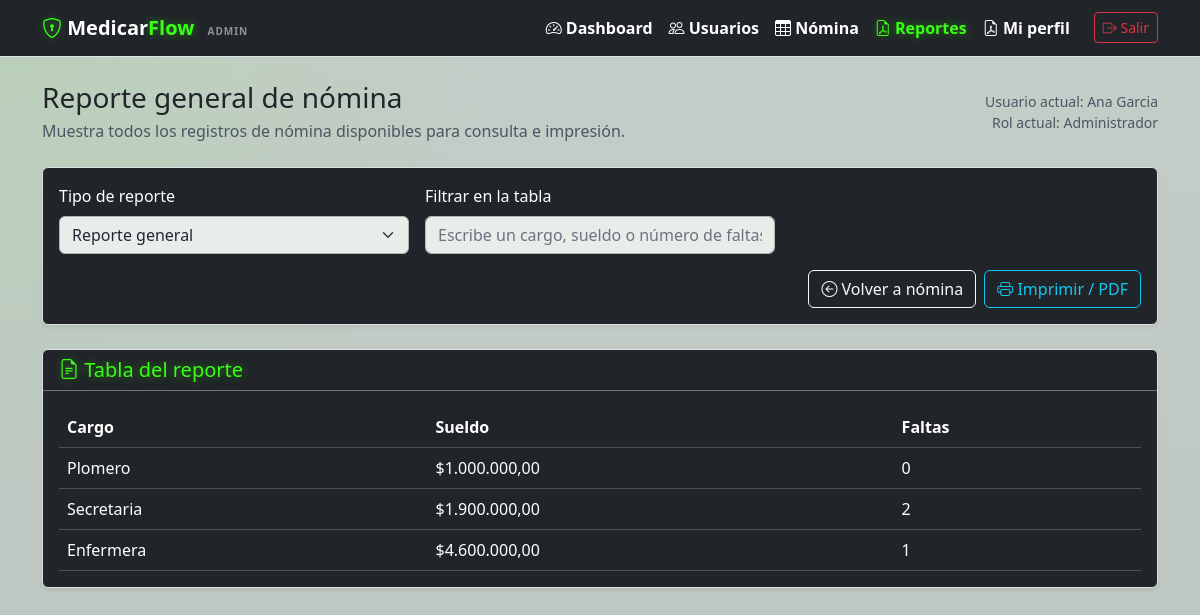
Screenshot of /public/reportes.php (signed in) with the database file from the repository.
### tables this page shows
CREATE TABLE `nomina_pers` (
  `id_nom` int(11) NOT NULL,
  `cargo` varchar(50) DEFAULT NULL,
  `sueldo` decimal(10,2) DEFAULT NULL,
  `faltas` int(11) DEFAULT NULL
);

### app/controllers/ReportesController.php (called while the page is built, shortened)
<?php
require_once __DIR__ . '/../models/Nomina.php';
class ReportesController
{
    public function index()
    {
        $tipoReporte = $_GET['tipo'] ?? 'general';
        $cargoSeleccionado = trim($_GET['cargo'] ?? '');
        $listaDeCargos = Nomina::getAvailableCargos();
        if ($tipoReporte === 'cargo') {
            if ($cargoSeleccionado !== '' && in_array($cargoSeleccionado, $listaDeCargos, true)) {
                $registrosReporte = Nomina::getReportDataByCargo($cargoSeleccionado);
            } else {
                $cargoSeleccionado = '';
                $registrosReporte = [];
            }
        } else {
            $registrosReporte = Nomina::getReportData($tipoReporte);
        }
        include __DIR__ . '/../views/admin/reportes.php';
    }
}

### public/reportes.php (called while the page is built, shortened)
<?php
require_once __DIR__ . '/../app/controllers/ReportesController.php';
$controller = new ReportesController();
$controller->index();

### app/models/Nomina.php (called while the page is built, shortened)
<?php
require_once __DIR__ . '/../../config/db.php';
class Nomina
{
    public static function getReportData($tipoReporte = 'general')
    {
        global $pdo;
        $consultaBase = "
            SELECT id_nom, cargo, sueldo, faltas
            FROM nomina_pers
        ";
        switch ($tipoReporte) {
            case 'general':
            default:
                $consulta = $consultaBase . " ORDER BY id_nom DESC";
                break;
        }
        $stmt = $pdo->query($consulta);
        return $stmt->fetchAll(PDO::FETCH_ASSOC);
    }
}

### app/views/components/reporte_nomina.php (the view, shortened to what this page needs)
<?php
$usuarioEsAdmin = (int) ($_SESSION['rol'] ?? 0) === 1;
$nombreUsuario = $_SESSION['nombre'] ?? 'Usuario';
$tipoReporteActual = $_GET['tipo'] ?? 'general';
$titulosYDescripciones = [
    'general' => [
        'titulo' => 'Reporte general de nómina',
        'descripcion' => 'Muestra todos los registros de nómina disponibles para consulta e impresión.',
    ],
    'sueldos_altos' => [
        'titulo' => 'Reporte de sueldos altos',
        'descripcion' => 'Incluye cargos con sueldo igual o superior a 2.000.000.',
    ],
    'cargo' => [
        'titulo' => 'Reporte por cargo',
        'descripcion' => $cargoSeleccionado !== ''
            ? 'Muestra únicamente los registros del cargo: ' . $cargoSeleccionado . '.'
            : 'Selecciona un cargo para ver solo esos registros.',
    ],
    'premios' => [
        'titulo' => 'Reporte de premios',
        'descripcion' => 'Muestra los cargos o registros que no presentan faltas.',
    ],
    'faltas' => [
        'titulo' => 'Reporte de faltas',
        'descripcion' => 'Lista los cargos o registros donde sí se presentan faltas.',
    ],
];
$configuracionVisualReporte = $titulosYDescripciones[$tipoReporteActual] ?? $titulosYDescripciones['general'];
$opcionesReporte = [
    'general' => 'Reporte general',
    'sueldos_altos' => 'Sueldos altos',
    'cargo' => 'Cargo',
    'premios' => 'Premios',
    'faltas' => 'Faltas',
];
?>
<main class="container py-4">
    <div class="d-flex flex-column flex-lg-row justify-content-between align-items-lg-center gap-3 mb-4">
        <div>
            <h1 class="h3 mb-1 text-dark"><?= htmlspecialchars($configuracionVisualReporte['titulo'], ENT_QUOTES, 'UTF-8') ?></h1>
            <p class="text-soft-dark mb-0"><?= htmlspecialchars($configuracionVisualReporte['descripcion'], ENT_QUOTES, 'UTF-8') ?></p>
        </div>
        <div class="text-lg-end text-soft-dark small">
            <div>Usuario actual: <?= htmlspecialchars($nombreUsuario, ENT_QUOTES, 'UTF-8') ?></div>
            <div>Rol actual: <?= $usuarioEsAdmin ? 'Administrador' : 'Operativo' ?></div>
        </div>
    </div>
    <div class="card bg-dark text-white border border-neon shadow-sm mb-4" id="bloque_controles_reporte">
        <div class="card-body">
            <div class="row g-3 align-items-end">
                <div class="col-12 col-lg-4">
                    <label for="tipo_reporte" class="form-label">Tipo de reporte</label>
                    <select id="tipo_reporte" class="form-select">
                        <?php foreach ($opcionesReporte as $valorReporte => $textoReporte): ?>
                            <option value="<?= htmlspecialchars($valorReporte, ENT_QUOTES, 'UTF-8') ?>" <?= $tipoReporteActual === $valorReporte ? 'selected' : '' ?>>
                                <?= htmlspecialchars($textoReporte, ENT_QUOTES, 'UTF-8') ?>
                            </option>
                        <?php endforeach; ?>
                    </select>
                </div>
                <div class="col-12 col-lg-4">
                    <label for="buscador_tabla" class="form-label">Filtrar en la tabla</label>
                    <input type="text" id="buscador_tabla" class="form-control" placeholder="Escribe un cargo, sueldo o número de faltas">
                </div>
                <div class="col-12 d-flex gap-2 flex-wrap justify-content-lg-end">
                    <a href="/medicarflow/public/nomina.php" class="btn btn-outline-light">
                        <i class="bi bi-arrow-left-circle"></i>
                        Volver a nómina
                    </a>
                    <button type="button" class="btn btn-outline-info" id="boton_imprimir">
                        <i class="bi bi-printer"></i>
                        Imprimir / PDF
                    </button>
                </div>
            </div>
        </div>
    </div>
    <div class="card bg-dark text-white border border-neon shadow-sm" id="zona_reporte">
        <div class="card-header border-bottom border-secondary">
            <h2 class="h5 mb-0 text-neon">
                <i class="bi bi-file-earmark-text text-neon"></i>
                Tabla del reporte
            </h2>
        </div>
        <div class="card-body">
            <div class="table-responsive">
                <table class="table table-dark table-hover align-middle mb-0" id="tabla_reporte_nomina">
                    <thead>
                        <tr>
                            <th>Cargo</th>
                            <th>Sueldo</th>
                            <th>Faltas</th>
                        </tr>
                    </thead>
                    <tbody>
                        <?php if (empty($registrosReporte)): ?>
                            <tr>
                                <td colspan="3" class="text-center text-white-50 py-4">
                                    No hay datos para este reporte.
                                </td>
                            </tr>
                        <?php else: ?>
                            <?php foreach ($registrosReporte as $filaReporte): ?>
                                <tr>
                                    <td><?= htmlspecialchars($filaReporte['cargo'], ENT_QUOTES, 'UTF-8') ?></td>
                                    <td>$<?= number_format((float) $filaReporte['sueldo'], 2, ',', '.') ?></td>
                                    <td><?= (int) $filaReporte['faltas'] ?></td>
                                </tr>
                            <?php endforeach; ?>
                        <?php endif; ?>
                    </tbody>
                </table>
            </div>
        </div>
    </div>
</main>

### public/assets/css/globals/base.css (style rules this page uses)
:root { --neon-green: #39FF14; --dark-blue: #062b4f; --neon-shadow: 0 0 10px rgba(57, 255, 20, 0.4); }
.text-neon { color: var(--neon-green) !important; text-shadow: var(--neon-shadow); }
.text-soft-dark { color: #4b5563 !important; }
body { background: radial-gradient(circle at top left, rgba(57, 255, 20, 0.08), transparent 35%), linear-gradient(180deg, #c5cdc8 0%, #bcc6c0 100%); min-height: 100vh; }
.form-control, .form-select { background-color: #e8edea; border-color: #aab5ae; color: #1f2937; }
.form-control::placeholder { color: #6b7280; opacity: 1; }

### rows the page displays
nomina_pers: cargo "Plomero", sueldo "1.000.000,00", faltas "0"
nomina_pers: cargo "Secretaria", sueldo "1.900.000,00", faltas "2"
nomina_pers: cargo "Enfermera", sueldo "4.600.000,00", faltas "1"

### other values shown
$configuracionVisualReporte['titulo'] "Reporte general de nómina"
$configuracionVisualReporte['descripcion'] "Muestra todos los registros de nómina disponibles para consulta e impresión."
$nombreUsuario "Ana Garcia"
form field value "Reporte general"
